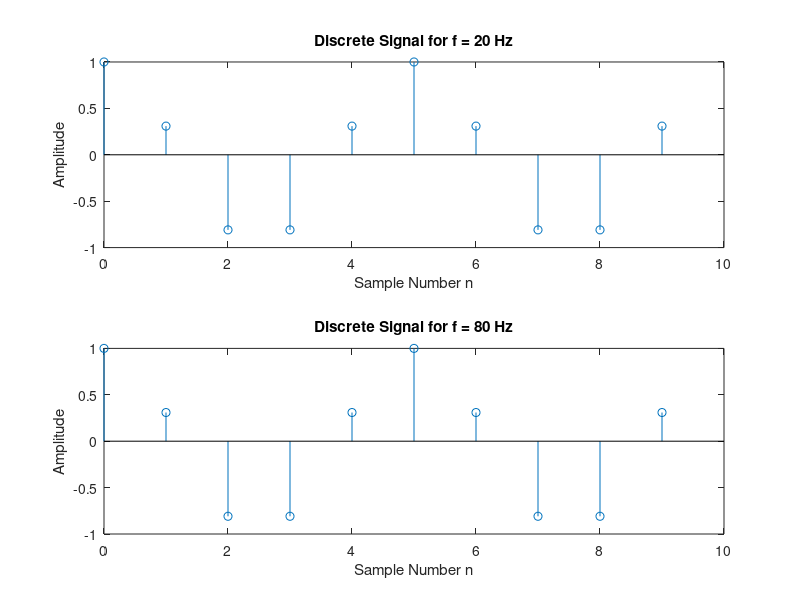

Write the MATLAB code that produced this figure.
%Digital Signal Processing Lab 1
%Lauren Eckert

%Problem 1:Aliasing

% Define the sampling frequency
fs = 100; % in Hz

% Define the frequencies
f1 = 20; % in Hz
f2 = 80; % in Hz

% Calculate the sampling period
Ts = 1 / fs;

% Generate the time vector for the first 10 samples
n = 0:9; % sample indices

% Compute the discrete signals
x1 = cos(2 * pi * f1 * n * Ts);
x2 = cos(2 * pi * f2 * n * Ts);

% Plotting
figure;
subplot(2,1,1); % create a subplot for the first signal
stem(n, x1); % plot the first signal
title('Discrete Signal for f = 20 Hz');
xlabel('Sample Number n');
ylabel('Amplitude');

subplot(2,1,2); % create a subplot for the second signal
stem(n, x2); % plot the second signal
title('Discrete Signal for f = 80 Hz');
xlabel('Sample Number n');
ylabel('Amplitude');





%Problem 2:Determining the sampling frequency

%Problem 3:Fourier Transform

%Problem 4:Sampling Theorem

%Problem 5:More Fourier Transforms

%Problem 6:Even More Fourier Transforms